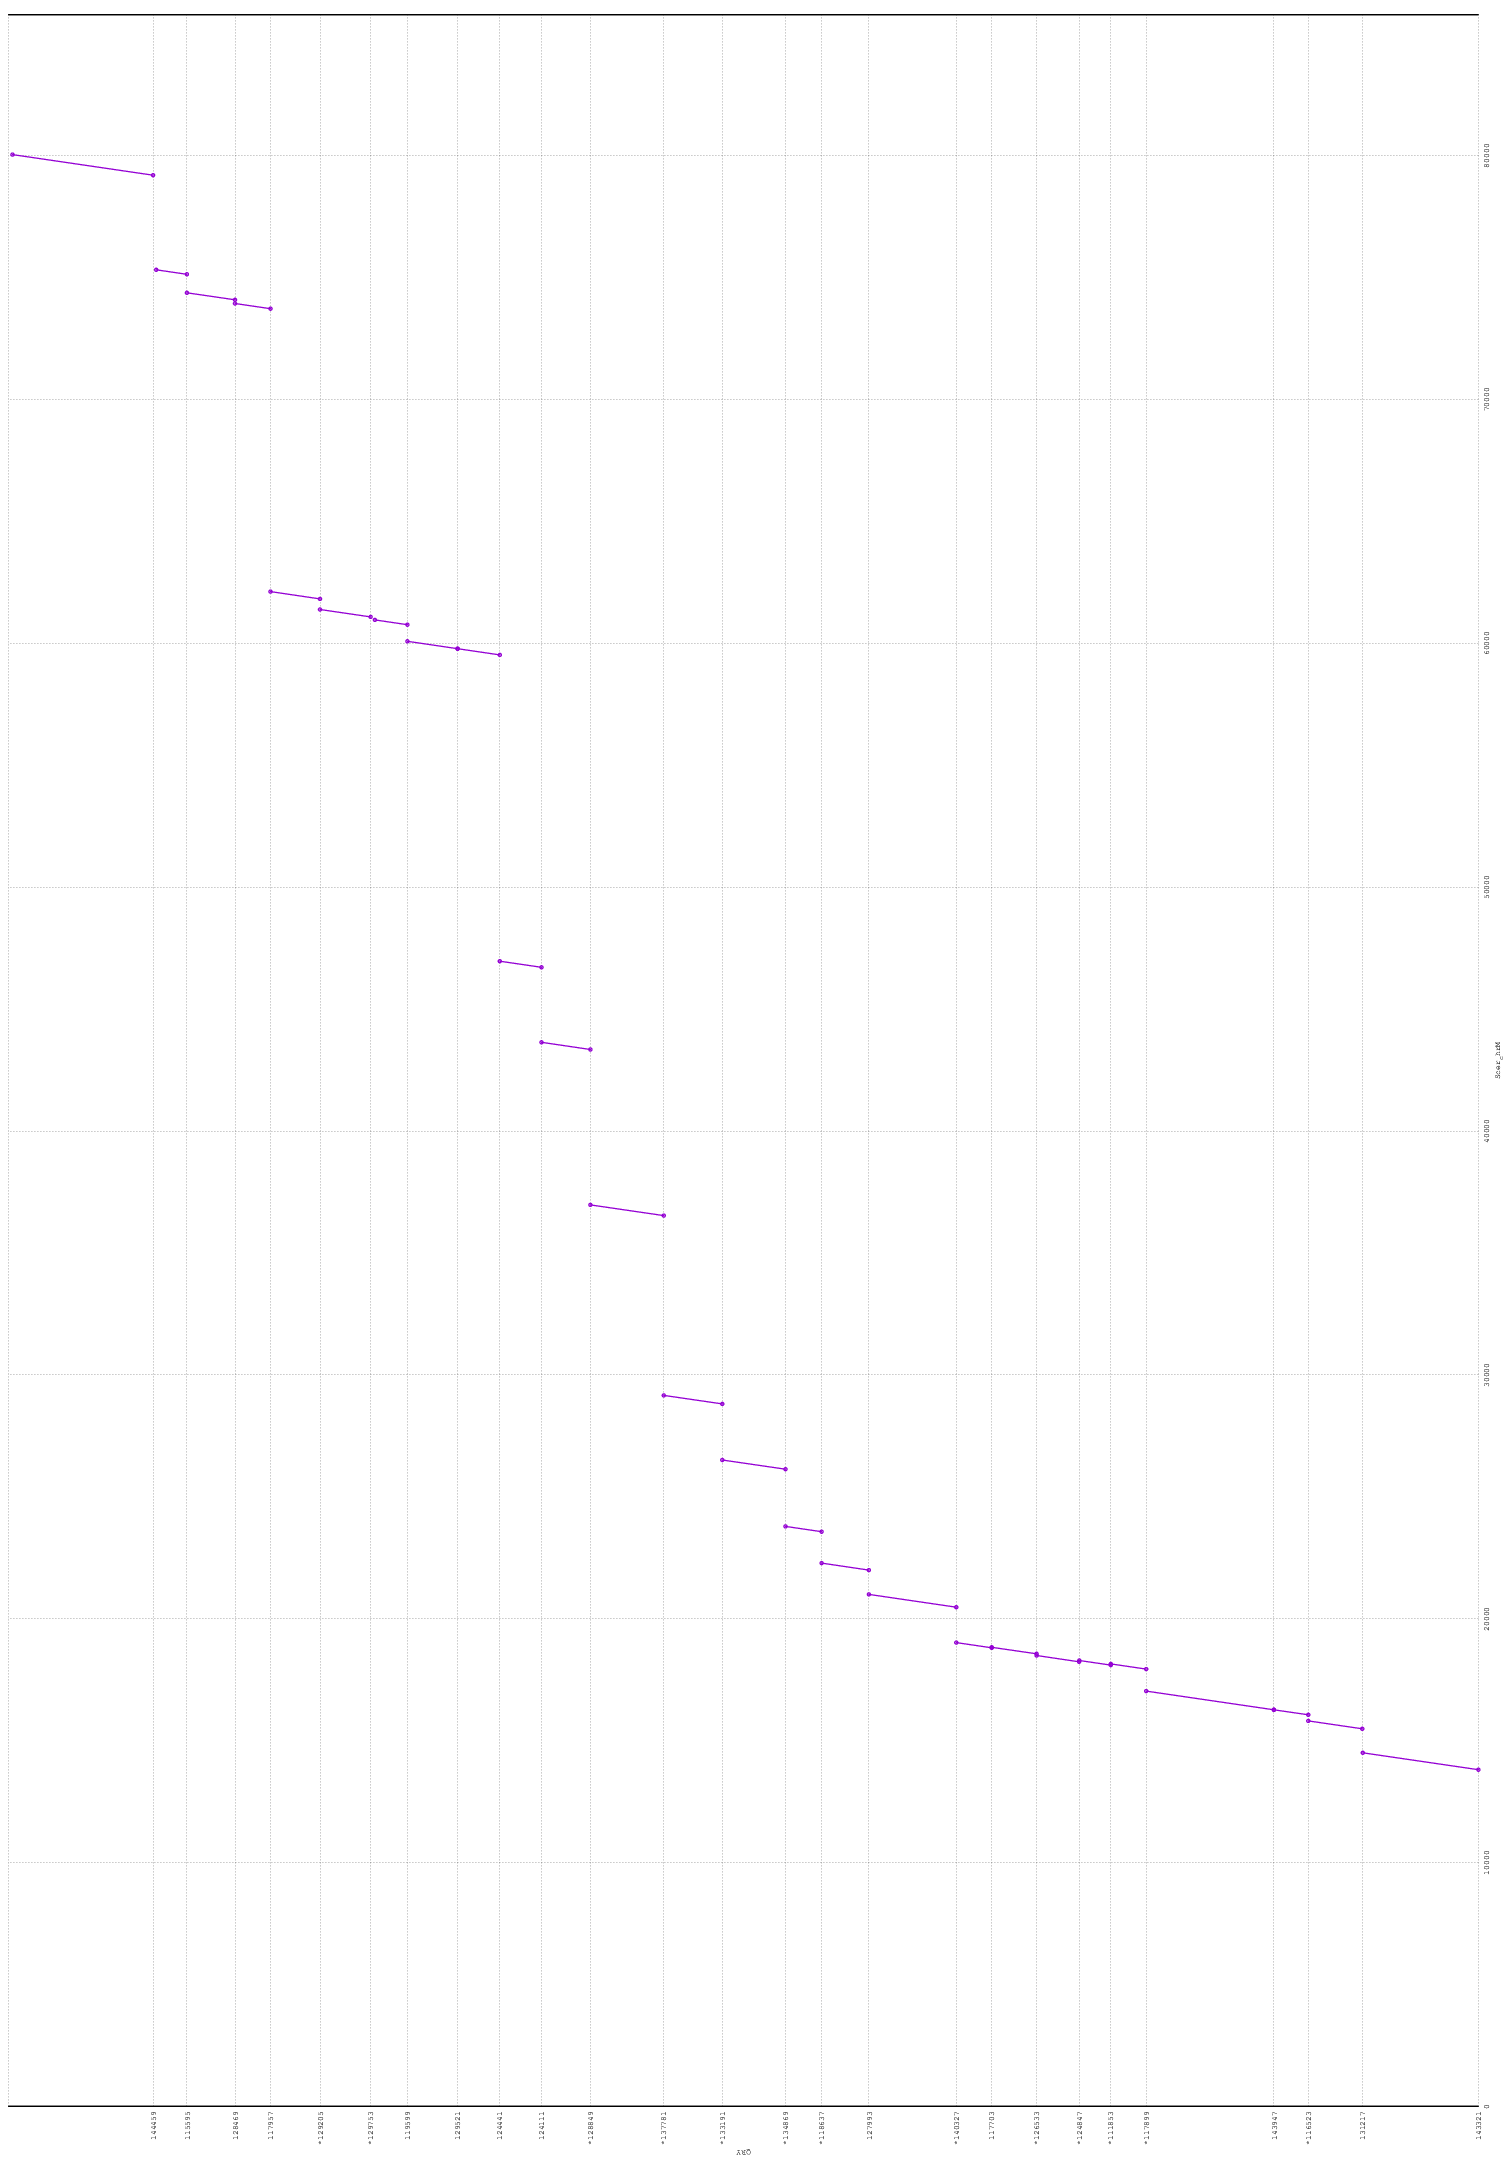

The script that saved this image:
set terminal postscript color solid "Courier" 8
set output "/home/jj/Desktop/Bioinformatics/3rd_year/1term/Computational_genomics/Seminars/exercise_04/blast/chrM-x-SRR7548448/chrM-x-SRR7548448_megablast.dnadiff.ps"
set ytics ( \
 "143321" 1, \
 "131217" 697, \
 "*116523" 1021, \
 "143947" 1227, \
 "*117899" 1993, \
 "*111853" 2205, \
 "*124847" 2394, \
 "*126533" 2650, \
 "117703" 2919, \
 "*140327" 3131, \
 "127993" 3655, \
 "*118637" 3939, \
 "*134869" 4155, \
 "*133191" 4534, \
 "*137781" 4885, \
 "*128849" 5325, \
 "124111" 5618, \
 "124441" 5868, \
 "129521" 6121, \
 "119599" 6422, \
 "*129753" 6643, \
 "*129205" 6946, \
 "117957" 7243, \
 "128469" 7456, \
 "115595" 7744, \
 "144459" 7947, \
 "" 8815 \
)
set size 3,3
set grid
unset key
set border 10
set tics scale 0
set xlabel "Scer_chrM"
set ylabel "QRY"
set format "%.0f"
set mouse format "%.0f"
set mouse mouseformat "[%.0f, %.0f]"
if(GPVAL_VERSION < 5) set mouse clipboardformat "[%.0f, %.0f]"
set xrange [1:85779]
set yrange [1:8815]
set style line 1  lt 1 lw 2 pt 6 ps 0.5
set style line 2  lt 3 lw 2 pt 6 ps 0.5
set style line 3  lt 2 lw 2 pt 6 ps 0.5
plot \
 "/home/jj/Desktop/Bioinformatics/3rd_year/1term/Computational_genomics/Seminars/exercise_04/blast/chrM-x-SRR7548448/chrM-x-SRR7548448_megablast.dnadiff.fplot" title "FWD" w lp ls 1, \
 "/home/jj/Desktop/Bioinformatics/3rd_year/1term/Computational_genomics/Seminars/exercise_04/blast/chrM-x-SRR7548448/chrM-x-SRR7548448_megablast.dnadiff.rplot" title "REV" w lp ls 2
